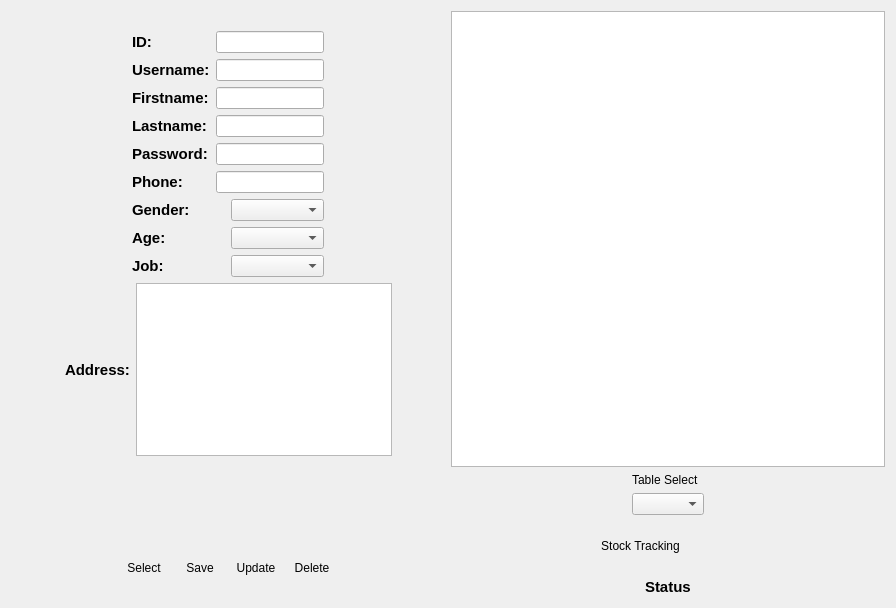
<?xml version="1.0" encoding="UTF-8"?>
<ui version="4.0">
 <class>Admpnl</class>
 <widget class="QDialog" name="Admpnl">
  <property name="geometry">
   <rect>
    <x>0</x>
    <y>0</y>
    <width>896</width>
    <height>608</height>
   </rect>
  </property>
  <property name="windowTitle">
   <string>Dialog</string>
  </property>
  <layout class="QGridLayout" name="gridLayout_29">
   <item row="0" column="0">
    <layout class="QGridLayout" name="gridLayout_28">
     <item row="0" column="0">
      <layout class="QGridLayout" name="gridLayout_24">
       <item row="0" column="0">
        <layout class="QGridLayout" name="gridLayout">
         <item row="1" column="0" colspan="2">
          <layout class="QGridLayout" name="gridLayout_13">
           <item row="0" column="0">
            <layout class="QGridLayout" name="gridLayout_11">
             <item row="0" column="0">
              <spacer name="horizontalSpacer_2">
               <property name="orientation">
                <enum>Qt::Horizontal</enum>
               </property>
               <property name="sizeHint" stdset="0">
                <size>
                 <width>40</width>
                 <height>20</height>
                </size>
               </property>
              </spacer>
             </item>
             <item row="0" column="1">
              <layout class="QGridLayout" name="gridLayout_9">
               <item row="0" column="0">
                <layout class="QGridLayout" name="gridLayout_4">
                 <item row="0" column="0">
                  <layout class="QGridLayout" name="gridLayout_3">
                   <item row="0" column="0">
                    <widget class="QLabel" name="label">
                     <property name="font">
                      <font>
                       <pointsize>11</pointsize>
                       <bold>true</bold>
                      </font>
                     </property>
                     <property name="text">
                      <string>ID:</string>
                     </property>
                    </widget>
                   </item>
                   <item row="1" column="0">
                    <widget class="QLabel" name="label_2">
                     <property name="font">
                      <font>
                       <pointsize>11</pointsize>
                       <bold>true</bold>
                      </font>
                     </property>
                     <property name="text">
                      <string>Username:</string>
                     </property>
                    </widget>
                   </item>
                   <item row="2" column="0">
                    <widget class="QLabel" name="label_3">
                     <property name="font">
                      <font>
                       <pointsize>11</pointsize>
                       <bold>true</bold>
                      </font>
                     </property>
                     <property name="text">
                      <string>Firstname:</string>
                     </property>
                    </widget>
                   </item>
                   <item row="3" column="0">
                    <widget class="QLabel" name="label_4">
                     <property name="font">
                      <font>
                       <pointsize>11</pointsize>
                       <bold>true</bold>
                      </font>
                     </property>
                     <property name="text">
                      <string>Lastname:</string>
                     </property>
                    </widget>
                   </item>
                   <item row="4" column="0">
                    <widget class="QLabel" name="label_5">
                     <property name="font">
                      <font>
                       <pointsize>11</pointsize>
                       <bold>true</bold>
                      </font>
                     </property>
                     <property name="text">
                      <string>Password:</string>
                     </property>
                    </widget>
                   </item>
                   <item row="5" column="0">
                    <widget class="QLabel" name="label_6">
                     <property name="font">
                      <font>
                       <pointsize>11</pointsize>
                       <bold>true</bold>
                      </font>
                     </property>
                     <property name="text">
                      <string>Phone:</string>
                     </property>
                    </widget>
                   </item>
                  </layout>
                 </item>
                 <item row="0" column="1">
                  <layout class="QGridLayout" name="gridLayout_2">
                   <item row="0" column="0">
                    <widget class="QLineEdit" name="lineEdit_ap_id"/>
                   </item>
                   <item row="1" column="0">
                    <widget class="QLineEdit" name="lineEdit_ap_username"/>
                   </item>
                   <item row="2" column="0">
                    <widget class="QLineEdit" name="lineEdit_ap_firstname"/>
                   </item>
                   <item row="3" column="0">
                    <widget class="QLineEdit" name="lineEdit_ap_lastname"/>
                   </item>
                   <item row="4" column="0">
                    <widget class="QLineEdit" name="lineEdit_ap_password"/>
                   </item>
                   <item row="5" column="0">
                    <widget class="QLineEdit" name="lineEdit_ap_phone"/>
                   </item>
                  </layout>
                 </item>
                </layout>
               </item>
               <item row="1" column="0">
                <layout class="QGridLayout" name="gridLayout_8">
                 <item row="0" column="0">
                  <layout class="QGridLayout" name="gridLayout_5">
                   <item row="0" column="0">
                    <widget class="QLabel" name="label_9">
                     <property name="font">
                      <font>
                       <pointsize>11</pointsize>
                       <bold>true</bold>
                      </font>
                     </property>
                     <property name="text">
                      <string>Gender:</string>
                     </property>
                    </widget>
                   </item>
                   <item row="0" column="1">
                    <widget class="QComboBox" name="comboBox_ap_gender"/>
                   </item>
                  </layout>
                 </item>
                 <item row="1" column="0">
                  <layout class="QGridLayout" name="gridLayout_6">
                   <item row="0" column="0">
                    <widget class="QLabel" name="label_8">
                     <property name="font">
                      <font>
                       <pointsize>11</pointsize>
                       <bold>true</bold>
                      </font>
                     </property>
                     <property name="text">
                      <string>Age:</string>
                     </property>
                    </widget>
                   </item>
                   <item row="0" column="1">
                    <widget class="QComboBox" name="comboBox_admpnl_age"/>
                   </item>
                  </layout>
                 </item>
                 <item row="2" column="0">
                  <layout class="QGridLayout" name="gridLayout_7">
                   <item row="0" column="0">
                    <widget class="QLabel" name="label_10">
                     <property name="font">
                      <font>
                       <pointsize>11</pointsize>
                       <bold>true</bold>
                      </font>
                     </property>
                     <property name="text">
                      <string>Job:</string>
                     </property>
                    </widget>
                   </item>
                   <item row="0" column="1">
                    <widget class="QComboBox" name="comboBox_ap_job"/>
                   </item>
                  </layout>
                 </item>
                </layout>
               </item>
              </layout>
             </item>
             <item row="0" column="2">
              <spacer name="horizontalSpacer">
               <property name="orientation">
                <enum>Qt::Horizontal</enum>
               </property>
               <property name="sizeHint" stdset="0">
                <size>
                 <width>40</width>
                 <height>20</height>
                </size>
               </property>
              </spacer>
             </item>
            </layout>
           </item>
           <item row="1" column="0">
            <layout class="QGridLayout" name="gridLayout_12">
             <item row="0" column="0">
              <spacer name="horizontalSpacer_4">
               <property name="orientation">
                <enum>Qt::Horizontal</enum>
               </property>
               <property name="sizeHint" stdset="0">
                <size>
                 <width>40</width>
                 <height>20</height>
                </size>
               </property>
              </spacer>
             </item>
             <item row="0" column="1">
              <layout class="QGridLayout" name="gridLayout_10">
               <item row="0" column="0">
                <widget class="QLabel" name="label_7">
                 <property name="font">
                  <font>
                   <pointsize>11</pointsize>
                   <bold>true</bold>
                  </font>
                 </property>
                 <property name="text">
                  <string>Address:</string>
                 </property>
                </widget>
               </item>
               <item row="0" column="1">
                <widget class="QTextEdit" name="textEdit_address"/>
               </item>
              </layout>
             </item>
             <item row="0" column="2">
              <spacer name="horizontalSpacer_5">
               <property name="orientation">
                <enum>Qt::Horizontal</enum>
               </property>
               <property name="sizeHint" stdset="0">
                <size>
                 <width>40</width>
                 <height>20</height>
                </size>
               </property>
              </spacer>
             </item>
            </layout>
           </item>
          </layout>
         </item>
         <item row="2" column="1">
          <spacer name="verticalSpacer">
           <property name="orientation">
            <enum>Qt::Vertical</enum>
           </property>
           <property name="sizeHint" stdset="0">
            <size>
             <width>20</width>
             <height>40</height>
            </size>
           </property>
          </spacer>
         </item>
         <item row="0" column="0" colspan="2">
          <widget class="QLabel" name="label_sql">
           <property name="text">
            <string/>
           </property>
           <property name="alignment">
            <set>Qt::AlignCenter</set>
           </property>
          </widget>
         </item>
        </layout>
       </item>
       <item row="1" column="0">
        <layout class="QGridLayout" name="gridLayout_21">
         <item row="0" column="1">
          <spacer name="verticalSpacer_3">
           <property name="orientation">
            <enum>Qt::Vertical</enum>
           </property>
           <property name="sizeHint" stdset="0">
            <size>
             <width>20</width>
             <height>40</height>
            </size>
           </property>
          </spacer>
         </item>
         <item row="1" column="2">
          <spacer name="horizontalSpacer_10">
           <property name="orientation">
            <enum>Qt::Horizontal</enum>
           </property>
           <property name="sizeHint" stdset="0">
            <size>
             <width>40</width>
             <height>20</height>
            </size>
           </property>
          </spacer>
         </item>
         <item row="1" column="0">
          <spacer name="horizontalSpacer_9">
           <property name="orientation">
            <enum>Qt::Horizontal</enum>
           </property>
           <property name="sizeHint" stdset="0">
            <size>
             <width>40</width>
             <height>20</height>
            </size>
           </property>
          </spacer>
         </item>
         <item row="1" column="1">
          <layout class="QGridLayout" name="gridLayout_19">
           <item row="0" column="0">
            <layout class="QGridLayout" name="gridLayout_18">
             <item row="0" column="0">
              <widget class="QPushButton" name="pushButton_select">
               <property name="minimumSize">
                <size>
                 <width>50</width>
                 <height>50</height>
                </size>
               </property>
               <property name="maximumSize">
                <size>
                 <width>50</width>
                 <height>50</height>
                </size>
               </property>
               <property name="styleSheet">
                <string notr="true">#pushButton_select{
background-color: transparent;
border-image: url(:select_close.png);
background: none;
border: none;
background-repeat: none;
}
#pushButton_select:pressed
{
   border-image: url(:select_open.png);
}
</string>
               </property>
               <property name="text">
                <string/>
               </property>
              </widget>
             </item>
             <item row="1" column="0">
              <widget class="QLabel" name="label_15">
               <property name="text">
                <string>Select</string>
               </property>
               <property name="alignment">
                <set>Qt::AlignCenter</set>
               </property>
              </widget>
             </item>
            </layout>
           </item>
           <item row="0" column="1">
            <layout class="QGridLayout" name="gridLayout_15">
             <item row="0" column="0">
              <widget class="QPushButton" name="pushButton_save">
               <property name="minimumSize">
                <size>
                 <width>50</width>
                 <height>50</height>
                </size>
               </property>
               <property name="maximumSize">
                <size>
                 <width>50</width>
                 <height>50</height>
                </size>
               </property>
               <property name="font">
                <font>
                 <pointsize>11</pointsize>
                 <bold>true</bold>
                </font>
               </property>
               <property name="styleSheet">
                <string notr="true">#pushButton_save{
background-color: transparent;
border-image: url(:save_close.png);
background: none;
border: none;
background-repeat: none;
}
#pushButton_save:pressed
{
   border-image: url(:save_open.png);
}
</string>
               </property>
               <property name="text">
                <string/>
               </property>
              </widget>
             </item>
             <item row="1" column="0">
              <widget class="QLabel" name="label_12">
               <property name="text">
                <string>Save</string>
               </property>
               <property name="alignment">
                <set>Qt::AlignCenter</set>
               </property>
              </widget>
             </item>
            </layout>
           </item>
           <item row="0" column="2">
            <layout class="QGridLayout" name="gridLayout_16">
             <item row="0" column="0">
              <widget class="QPushButton" name="pushButton_update">
               <property name="minimumSize">
                <size>
                 <width>50</width>
                 <height>50</height>
                </size>
               </property>
               <property name="maximumSize">
                <size>
                 <width>50</width>
                 <height>50</height>
                </size>
               </property>
               <property name="font">
                <font>
                 <pointsize>11</pointsize>
                 <bold>true</bold>
                </font>
               </property>
               <property name="styleSheet">
                <string notr="true">#pushButton_update{
background-color: transparent;
border-image: url(:update_close.png);
background: none;
border: none;
background-repeat: none;
}
#pushButton_update:pressed
{
   border-image: url(:update_open.png);
}
</string>
               </property>
               <property name="text">
                <string/>
               </property>
              </widget>
             </item>
             <item row="1" column="0">
              <widget class="QLabel" name="label_13">
               <property name="text">
                <string>Update</string>
               </property>
               <property name="alignment">
                <set>Qt::AlignCenter</set>
               </property>
              </widget>
             </item>
            </layout>
           </item>
           <item row="0" column="3">
            <layout class="QGridLayout" name="gridLayout_17">
             <item row="0" column="0">
              <widget class="QPushButton" name="pushButton_delete">
               <property name="minimumSize">
                <size>
                 <width>50</width>
                 <height>50</height>
                </size>
               </property>
               <property name="maximumSize">
                <size>
                 <width>50</width>
                 <height>50</height>
                </size>
               </property>
               <property name="font">
                <font>
                 <pointsize>11</pointsize>
                 <bold>true</bold>
                </font>
               </property>
               <property name="styleSheet">
                <string notr="true">#pushButton_delete{
background-color: transparent;
border-image: url(:delete_close.png);
background: none;
border: none;
background-repeat: none;
}
#pushButton_delete:pressed
{
   border-image: url(:delete_open.png);
}
</string>
               </property>
               <property name="text">
                <string/>
               </property>
              </widget>
             </item>
             <item row="1" column="0">
              <widget class="QLabel" name="label_14">
               <property name="text">
                <string>Delete</string>
               </property>
               <property name="alignment">
                <set>Qt::AlignCenter</set>
               </property>
              </widget>
             </item>
            </layout>
           </item>
          </layout>
         </item>
         <item row="2" column="1">
          <spacer name="verticalSpacer_4">
           <property name="orientation">
            <enum>Qt::Vertical</enum>
           </property>
           <property name="sizeHint" stdset="0">
            <size>
             <width>20</width>
             <height>40</height>
            </size>
           </property>
          </spacer>
         </item>
        </layout>
       </item>
      </layout>
     </item>
     <item row="0" column="1">
      <layout class="QGridLayout" name="gridLayout_27">
       <item row="0" column="0">
        <layout class="QGridLayout" name="gridLayout_26">
         <item row="0" column="0">
          <layout class="QGridLayout" name="gridLayout_25">
           <item row="0" column="0">
            <widget class="QTableView" name="tableView_customers"/>
           </item>
           <item row="1" column="0">
            <layout class="QGridLayout" name="gridLayout_22">
             <item row="0" column="0">
              <spacer name="horizontalSpacer_6">
               <property name="orientation">
                <enum>Qt::Horizontal</enum>
               </property>
               <property name="sizeHint" stdset="0">
                <size>
                 <width>40</width>
                 <height>20</height>
                </size>
               </property>
              </spacer>
             </item>
             <item row="0" column="1">
              <layout class="QGridLayout" name="gridLayout_23">
               <item row="0" column="0">
                <widget class="QLabel" name="label_16">
                 <property name="text">
                  <string>Table Select</string>
                 </property>
                </widget>
               </item>
               <item row="1" column="0">
                <widget class="QComboBox" name="comboBox_table_select"/>
               </item>
              </layout>
             </item>
             <item row="0" column="2">
              <spacer name="horizontalSpacer_8">
               <property name="orientation">
                <enum>Qt::Horizontal</enum>
               </property>
               <property name="sizeHint" stdset="0">
                <size>
                 <width>40</width>
                 <height>20</height>
                </size>
               </property>
              </spacer>
             </item>
            </layout>
           </item>
          </layout>
         </item>
         <item row="1" column="0">
          <layout class="QGridLayout" name="gridLayout_20">
           <item row="0" column="0">
            <spacer name="horizontalSpacer_12">
             <property name="orientation">
              <enum>Qt::Horizontal</enum>
             </property>
             <property name="sizeHint" stdset="0">
              <size>
               <width>40</width>
               <height>20</height>
              </size>
             </property>
            </spacer>
           </item>
           <item row="0" column="1">
            <widget class="QLabel" name="label_11">
             <property name="text">
              <string>Stock Tracking</string>
             </property>
             <property name="alignment">
              <set>Qt::AlignCenter</set>
             </property>
            </widget>
           </item>
           <item row="0" column="2">
            <widget class="QPushButton" name="pushButton_stocktr">
             <property name="minimumSize">
              <size>
               <width>50</width>
               <height>50</height>
              </size>
             </property>
             <property name="maximumSize">
              <size>
               <width>50</width>
               <height>50</height>
              </size>
             </property>
             <property name="font">
              <font>
               <pointsize>11</pointsize>
               <bold>true</bold>
              </font>
             </property>
             <property name="layoutDirection">
              <enum>Qt::RightToLeft</enum>
             </property>
             <property name="autoFillBackground">
              <bool>false</bool>
             </property>
             <property name="styleSheet">
              <string notr="true">#pushButton_stocktr{
background-color: transparent;
border-image: url(:stock_close.png);
background: none;
border: none;
background-repeat: none;
}
#pushButton_stocktr:pressed
{
   border-image: url(:stock_open.png);
}
</string>
             </property>
             <property name="text">
              <string/>
             </property>
            </widget>
           </item>
           <item row="0" column="3">
            <spacer name="horizontalSpacer_11">
             <property name="orientation">
              <enum>Qt::Horizontal</enum>
             </property>
             <property name="sizeHint" stdset="0">
              <size>
               <width>40</width>
               <height>20</height>
              </size>
             </property>
            </spacer>
           </item>
          </layout>
         </item>
        </layout>
       </item>
       <item row="1" column="0">
        <layout class="QGridLayout" name="gridLayout_14">
         <item row="0" column="0">
          <spacer name="horizontalSpacer_7">
           <property name="orientation">
            <enum>Qt::Horizontal</enum>
           </property>
           <property name="sizeHint" stdset="0">
            <size>
             <width>40</width>
             <height>20</height>
            </size>
           </property>
          </spacer>
         </item>
         <item row="0" column="2">
          <spacer name="horizontalSpacer_3">
           <property name="orientation">
            <enum>Qt::Horizontal</enum>
           </property>
           <property name="sizeHint" stdset="0">
            <size>
             <width>40</width>
             <height>20</height>
            </size>
           </property>
          </spacer>
         </item>
         <item row="0" column="1">
          <widget class="QLabel" name="label_ap_status">
           <property name="font">
            <font>
             <pointsize>11</pointsize>
             <bold>true</bold>
            </font>
           </property>
           <property name="text">
            <string>Status</string>
           </property>
          </widget>
         </item>
        </layout>
       </item>
      </layout>
     </item>
    </layout>
   </item>
  </layout>
 </widget>
 <resources/>
 <connections/>
</ui>
